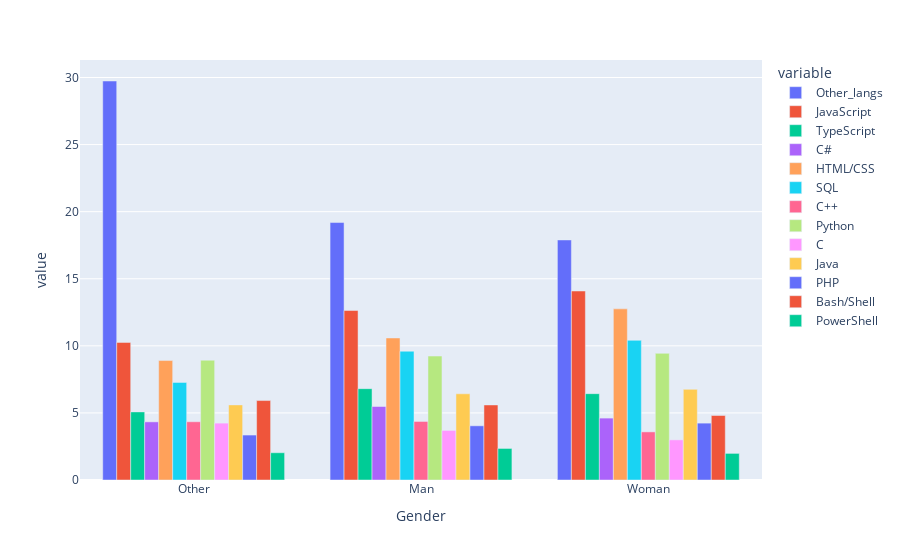

Source (notebook cell):
### Code cell
import plotly.express as px

fig = px.bar(df_new_rel, x=df_new_rel.index, y=df_new_rel.columns[1:], barmode='group')

fig.show()

### Figure 1 — Plotly figure (JSON) as saved in the notebook; plotly's stock layout.template omitted (floating-point values rounded to 4 significant figures)
{"data": [{"alignmentgroup": "True", "hovertemplate": "variable=Other_langs<br>Gender=%{x}<br>value=%{y}<extra></extra>", "legendgroup": "Other_langs", "marker": {"color": "#636efa", "pattern": {"shape": ""}}, "name": "Other_langs", "offsetgroup": "Other_langs", "orientation": "v", "showlegend": true, "textposition": "auto", "type": "bar", "x": ["Other", "Man", "Woman"], "xaxis": "x", "y": [29.74, 19.19, 17.89], "yaxis": "y"}, {"alignmentgroup": "True", "hovertemplate": "variable=JavaScript<br>Gender=%{x}<br>value=%{y}<extra></extra>", "legendgroup": "JavaScript", "marker": {"color": "#EF553B", "pattern": {"shape": ""}}, "name": "JavaScript", "offsetgroup": "JavaScript", "orientation": "v", "showlegend": true, "textposition": "auto", "type": "bar", "x": ["Other", "Man", "Woman"], "xaxis": "x", "y": [10.26, 12.63, 14.09], "yaxis": "y"}, {"alignmentgroup": "True", "hovertemplate": "variable=TypeScript<br>Gender=%{x}<br>value=%{y}<extra></extra>", "legendgroup": "TypeScript", "marker": {"color": "#00cc96", "pattern": {"shape": ""}}, "name": "TypeScript", "offsetgroup": "TypeScript", "orientation": "v", "showlegend": true, "textposition": "auto", "type": "bar", "x": ["Other", "Man", "Woman"], "xaxis": "x", "y": [5.077, 6.808, 6.436], "yaxis": "y"}, {"alignmentgroup": "True", "hovertemplate": "variable=C#<br>Gender=%{x}<br>value=%{y}<extra></extra>", "legendgroup": "C#", "marker": {"color": "#ab63fa", "pattern": {"shape": ""}}, "name": "C#", "offsetgroup": "C#", "orientation": "v", "showlegend": true, "textposition": "auto", "type": "bar", "x": ["Other", "Man", "Woman"], "xaxis": "x", "y": [4.334, 5.478, 4.614], "yaxis": "y"}, {"alignmentgroup": "True", "hovertemplate": "variable=HTML/CSS<br>Gender=%{x}<br>value=%{y}<extra></extra>", "legendgroup": "HTML/CSS", "marker": {"color": "#FFA15A", "pattern": {"shape": ""}}, "name": "HTML/CSS", "offsetgroup": "HTML/CSS", "orientation": "v", "showlegend": true, "textposition": "auto", "type": "bar", "x": ["Other", "Man", "Woman"], "xaxis": "x", "y": [8.903, 10.59, 12.76], "yaxis": "y"}, {"alignmentgroup": "True", "hovertemplate": "variable=SQL<br>Gender=%{x}<br>value=%{y}<extra></extra>", "legendgroup": "SQL", "marker": {"color": "#19d3f3", "pattern": {"shape": ""}}, "name": "SQL", "offsetgroup": "SQL", "orientation": "v", "showlegend": true, "textposition": "auto", "type": "bar", "x": ["Other", "Man", "Woman"], "xaxis": "x", "y": [7.275, 9.598, 10.41], "yaxis": "y"}, {"alignmentgroup": "True", "hovertemplate": "variable=C++<br>Gender=%{x}<br>value=%{y}<extra></extra>", "legendgroup": "C++", "marker": {"color": "#FF6692", "pattern": {"shape": ""}}, "name": "C++", "offsetgroup": "C++", "orientation": "v", "showlegend": true, "textposition": "auto", "type": "bar", "x": ["Other", "Man", "Woman"], "xaxis": "x", "y": [4.343, 4.363, 3.586], "yaxis": "y"}, {"alignmentgroup": "True", "hovertemplate": "variable=Python<br>Gender=%{x}<br>value=%{y}<extra></extra>", "legendgroup": "Python", "marker": {"color": "#B6E880", "pattern": {"shape": ""}}, "name": "Python", "offsetgroup": "Python", "orientation": "v", "showlegend": true, "textposition": "auto", "type": "bar", "x": ["Other", "Man", "Woman"], "xaxis": "x", "y": [8.93, 9.239, 9.44], "yaxis": "y"}, {"alignmentgroup": "True", "hovertemplate": "variable=C<br>Gender=%{x}<br>value=%{y}<extra></extra>", "legendgroup": "C", "marker": {"color": "#FF97FF", "pattern": {"shape": ""}}, "name": "C", "offsetgroup": "C", "orientation": "v", "showlegend": true, "textposition": "auto", "type": "bar", "x": ["Other", "Man", "Woman"], "xaxis": "x", "y": [4.24, 3.696, 2.992], "yaxis": "y"}, {"alignmentgroup": "True", "hovertemplate": "variable=Java<br>Gender=%{x}<br>value=%{y}<extra></extra>", "legendgroup": "Java", "marker": {"color": "#FECB52", "pattern": {"shape": ""}}, "name": "Java", "offsetgroup": "Java", "orientation": "v", "showlegend": true, "textposition": "auto", "type": "bar", "x": ["Other", "Man", "Woman"], "xaxis": "x", "y": [5.597, 6.425, 6.759], "yaxis": "y"}, {"alignmentgroup": "True", "hovertemplate": "variable=PHP<br>Gender=%{x}<br>value=%{y}<extra></extra>", "legendgroup": "PHP", "marker": {"color": "#636efa", "pattern": {"shape": ""}}, "name": "PHP", "offsetgroup": "PHP", "orientation": "v", "showlegend": true, "textposition": "auto", "type": "bar", "x": ["Other", "Man", "Woman"], "xaxis": "x", "y": [3.35, 4.04, 4.239], "yaxis": "y"}, {"alignmentgroup": "True", "hovertemplate": "variable=Bash/Shell<br>Gender=%{x}<br>value=%{y}<extra></extra>", "legendgroup": "Bash/Shell", "marker": {"color": "#EF553B", "pattern": {"shape": ""}}, "name": "Bash/Shell", "offsetgroup": "Bash/Shell", "orientation": "v", "showlegend": true, "textposition": "auto", "type": "bar", "x": ["Other", "Man", "Woman"], "xaxis": "x", "y": [5.922, 5.594, 4.807], "yaxis": "y"}, {"alignmentgroup": "True", "hovertemplate": "variable=PowerShell<br>Gender=%{x}<br>value=%{y}<extra></extra>", "legendgroup": "PowerShell", "marker": {"color": "#00cc96", "pattern": {"shape": ""}}, "name": "PowerShell", "offsetgroup": "PowerShell", "orientation": "v", "showlegend": true, "textposition": "auto", "type": "bar", "x": ["Other", "Man", "Woman"], "xaxis": "x", "y": [2.033, 2.352, 1.984], "yaxis": "y"}], "layout": {"barmode": "group", "legend": {"title": {"text": "variable"}, "tracegroupgap": 0}, "margin": {"t": 60}, "xaxis": {"anchor": "y", "domain": [0, 1], "title": {"text": "Gender"}}, "yaxis": {"anchor": "x", "domain": [0, 1], "title": {"text": "value"}}}}
